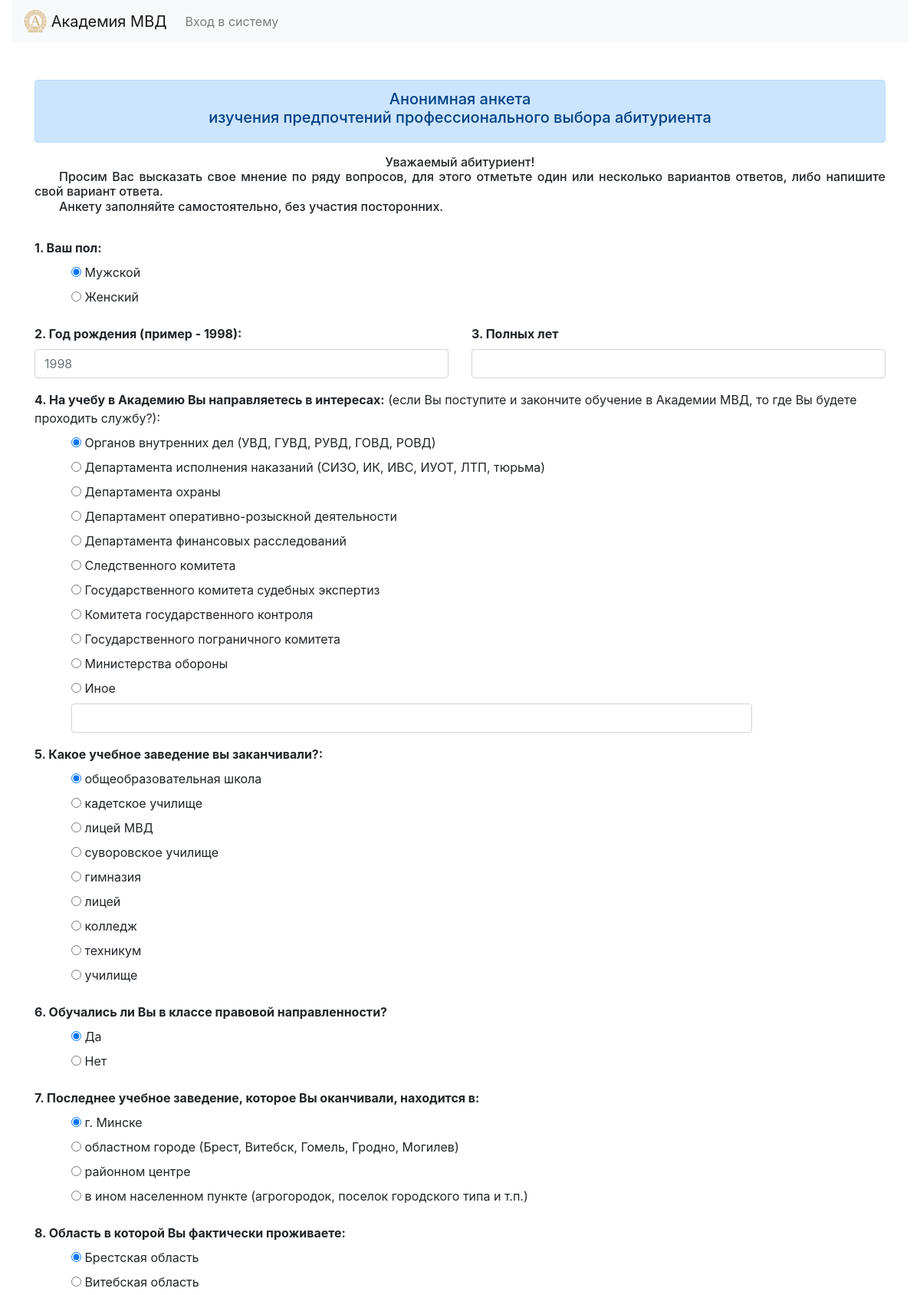
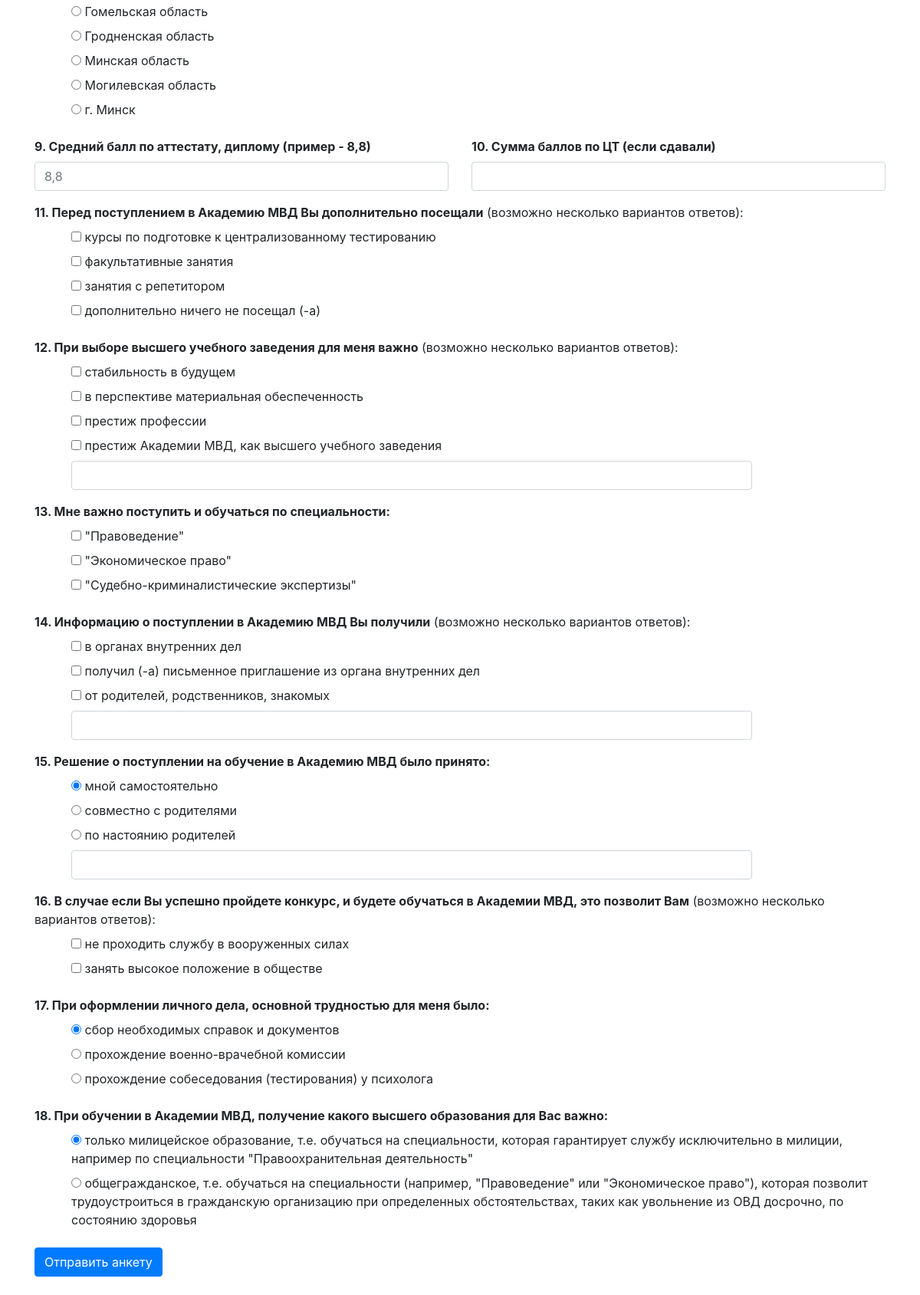
The page /questioning/ on the database its author committed (2 pictures, top to bottom).
### questioning/models.py (models this page shows)
class Decision(models.Model):
    decision = models.CharField(verbose_name="Решение было принято", max_length=255)
    class Meta:
        ordering = ('pk',)
        verbose_name = 'Вопрос 15 - Решение было принято'
        verbose_name_plural = 'Вопрос 15 - Решение было принято'
    def __str__(self):
        return self.decision

class LetYou(models.Model):
    let_you = models.CharField(verbose_name="Поступление позволит", max_length=255)
    class Meta:
        ordering = ('pk',)
        verbose_name = 'Вопрос 16 - Поступление позволит'
        verbose_name_plural = 'Вопрос 16 - Поступление позволит'
    def __str__(self):
        return self.let_you

class Difficulty(models.Model):
    difficulty = models.CharField(verbose_name="Трудность при оформлении личного дела", max_length=255)
    class Meta:
        ordering = ('pk',)
        verbose_name = 'Вопрос 17 - Трудность при оформлении личного дела'
        verbose_name_plural = 'Вопрос 17 - Трудность при оформлении личного дела'
    def __str__(self):
        return self.difficulty

class GetEducation(models.Model):
    get_education = models.TextField(verbose_name="При обучении получение какого высшего образования для Вас важно",
                                     max_length=255)
    class Meta:
        ordering = ('pk',)
        verbose_name = 'Вопрос 18 - При обучении получение какого высшего образования для Вас важноа'
        verbose_name_plural = 'Вопрос 18 - При обучении получение какого высшего образования для Вас важно'
    def __str__(self):
        return self.get_education

### questioning/views.py (the view)
# urls.py: path('', views.questioning_add, name='add'),
def questioning_add(request):
    if request.method == 'POST':
        form = QuestionaryForm(request.POST)
        if form.is_valid():
            questioning = form.save()
            questioning.time_added = timezone.now()
            questioning.save()
            return HttpResponseRedirect(reverse('questioning:success'))
        else:
            return render(request, 'questioning/questioning_input_form.html', {'form': form})
    else:
        form = QuestionaryForm
        return render(request, 'questioning/questioning_input_form.html', {'form': form})

### questioning/models.py (called while the page is built)
    def __str__(self):
        return self.interest

    def __str__(self):
        return self.educational

    def __str__(self):
        return self.educational_place

    def __str__(self):
        return self.educational_place_region

    def __str__(self):
        return self.extra

    def __str__(self):
        return self.important

    def __str__(self):
        return self.important

    def __str__(self):
        return self.got_from

### questioning/templates/questioning/questioning_input_form.html (shortened to what this page needs)
{% extends "base.html" %}
{% block title %}
    {% load widget_tweaks %}
    {% load static %}
{% endblock %}
{% block nav %}
    <div class="container-fluid">
    {% include 'course/nav.html' %}
    </div>
{% endblock %}
{% block content %}
    <div class="container">
        <br>
        <br>
        <div class="alert alert-primary d-flex justify-content-center">
            <h5><p class="d-flex justify-content-center m-0 p-0">Анонимная анкета</p>
                <p class="d-flex justify-content-center m-0 p-0" style="text-align: justify;">изучения предпочтений профессионального выбора абитуриента</p></h5>
        </div>
        <div class="d-flex justify-content-center">
            <h6><p class="d-flex justify-content-center m-0 p-0">Уважаемый абитуриент!</p>
                <p class="m-0 p-0" style="text-indent: 2em; text-align: justify;">Просим Вас высказать свое мнение по ряду вопросов, для этого отметьте один или несколько вариантов
                    ответов, либо напишите свой вариант ответа.</p>
                <p class="m-0 p-0" style="text-indent: 2em; text-align: justify;">Анкету заполняйте самостоятельно, без участия посторонних.</p></h6>
        </div>
        <br>
        <form action="{% url 'questioning:add' %}" method="post">{% csrf_token %}
            <div class="row">
                <div class="col-md-6">
                    <div class="form-group">
                        <label><b>1. Ваш пол:</b></label>
                        {% render_field form.sex class+="m-0 pl-5" %}
                    </div>
                </div>
                <div class="col-md-6"></div>
            </div>
            <div class="row">
                <div class="col-md-6">
                    <div class="form-group">
                        <label><b>2. Год рождения (пример - 1998):</b></label>
                        {% render_field form.year_of_birth class+="form-control" min="1970" max="2020" placeholder="1998" %}
                    </div>
                </div>
                <div class="col-md-6">
                    <div class="form-group">
                        <label><b>3. Полных лет</b></label>
                        {% render_field form.year_count class+="form-control" min="10" max="70" %}
                    </div>
                </div>
            </div>
            <div class="form-group">
                <label><b>4. На учебу в Академию Вы направляетесь в интересах:</b> (если Вы поступите и закончите обучение в Академии МВД,
                    то где Вы будете проходить службу?):</label>
                {% render_field form.in_the_interests_of class+="m-0 pl-5" %}
                {% render_field form.in_the_interests_of_other class+="form-control ml-5" style="width:80%;" %}
            </div>
            <div class="form-group">
                <label><b>5. Какое учебное заведение вы заканчивали?:</b></label>
                {% render_field form.graduate class+="m-0 pl-5" %}
            </div>
            <div class="form-group">
                <label><b>6. Обучались ли Вы в классе правовой направленности?</b></label>
                {% render_field form.is_law_orientation class+="m-0 pl-5" %}
            </div>
            <div class="form-group">
                <label><b>7. Последнее учебное заведение, которое Вы оканчивали, находится в:</b></label>
                {% render_field form.place_of_last_education class+="m-0 pl-5" %}
            </div>
            <div class="form-group">
                <label><b>8. Область в которой Вы фактически проживаете:</b></label>
                {% render_field form.live_region class+="m-0 pl-5" %}
            </div>
            <div class="row">
                <div class="col-md-6">
                    <div class="form-group">
                        <label><b>9. Средний балл по аттестату, диплому (пример - 8,8)</b></label>
                        {% render_field form.average_mark class+="form-control" min="0" max="10" step="0.1" placeholder="8,8" %}
                    </div>
                </div>
                <div class="col-md-6">
                    <div class="form-group">
                        <label><b>10. Сумма баллов по ЦТ (если сдавали)</b></label>
                        {% render_field form.mark_sum class+="form-control" min="0" max="300" %}
                    </div>
                </div>
            </div>
            <div class="form-group">
                <label><b>11. Перед поступлением в Академию МВД Вы дополнительно посещали</b> (возможно несколько вариантов ответов):</label>
                {% render_field form.attend_extra class+="m-0 pl-5" %}
            </div>
            <div class="form-group">
                <label><b>12. При выборе высшего учебного заведения для меня важно</b> (возможно несколько вариантов ответов):</label>
                {% render_field form.important_for class+="m-0 pl-5" %}
                {% render_field form.important_for_other class+="form-control ml-5" style="width:80%;" %}
            </div>
            <div class="form-group">
                <label><b>13. Мне важно поступить и обучаться по специальности:</b></label>
                {% render_field form.important_for_spec class+="m-0 pl-5" %}
            </div>
            <div class="form-group">
                <label><b>14. Информацию о поступлении в Академию МВД Вы получили</b> (возможно несколько вариантов ответов):</label>
                {% render_field form.got_information_from class+="m-0 pl-5" %}
                {% render_field form.got_information_from_other class+="form-control ml-5" style="width:80%;" %}
            </div>
            <div class="form-group">
                <label><b>15. Решение о поступлении на обучение в Академию МВД было принято:</b></label>
                {% render_field form.decision class+="m-0 pl-5" %}
                {% render_field form.decision_other class+="form-control ml-5" style="width:80%;" %}
            </div>
            <div class="form-group">
                <label><b>16. В случае если Вы успешно пройдете конкурс, и будете обучаться в Академии МВД, это позволит Вам</b> (возможно несколько вариантов ответов):</label>
                {% render_field form.let_you class+="m-0 pl-5" %}
            </div>
            <div class="form-group">
                <label><b>17. При оформлении личного дела, основной трудностью для меня было:</b></label>
                {% render_field form.difficulty class+="m-0 pl-5" %}
            </div>
            <div class="form-group">
                <label><b>18. При обучении в Академии МВД, получение какого высшего образования для Вас важно:</b></label>
                {% render_field form.get_education class+="m-0 pl-5" %}
            </div>
            <button type="submit" class="btn btn-primary">Отправить анкету</button>
        </form>
    </div>
    <br>
{% endblock %}

### templates/base.html (shortened to what this page needs)
<!doctype html>
<html lang="ru">
<head>
    {% load static %}
    <link rel="stylesheet" type="text/css" href="{% static 'questioning/css/main.css' %}">
    <link rel="stylesheet" type="text/css" href="{% static 'questioning/css/bootstrap.css' %}">
    <link rel="stylesheet" type="text/css" href="{% static 'questioning/css/bootstrap-grid.css' %}">
    <link rel="stylesheet" type="text/css" href="{% static 'questioning/css/bootstrap-reboot.css' %}">
    <link rel="stylesheet" type="text/css" href="{% static 'questioning/css/select2.css' %}">
    <link rel="stylesheet" type="text/css" href="{% static 'course/css/main.css' %}">
</head>
<body>
{% block nav %}
{% endblock %}
{% block content %}{% endblock %}
</body>
</html>

### course/templates/course/nav.html (shortened to what this page needs)
{% load static %}
<nav class="navbar navbar-expand-lg navbar-light bg-light">
    <a class="navbar-brand" href="/"><img src="{% static 'questioning/img/favicon.ico' %}" width="30" height="30"
                                          class="d-inline-block align-top" alt="" loading="lazy">&nbsp;Академия МВД</a>
    <div class="collapse navbar-collapse" id="navbarNav">
        <ul class="navbar-nav">
            {% if user.is_authenticated %}
                <li class="nav-item">
                    <a class="nav-link active" aria-current="page" href="">Вы вошли в систему как
                        - {{ request.user.last_name }} {{ request.user.first_name }}</a>
                </li>
                <li class="nav-item">
                    <a class="nav-link" href="{% url 'index' %}">Прохождение тестов</a>
                </li>
                <li class="nav-item">
                    <a class="nav-link" href="\admin">Администрирование</a>
                </li>
                <li class="nav-item">
                    <a class="nav-link" href="{% url 'personalwork:work_list' %}">Индивидуальная работа</a>
                </li>
                <li class="nav-item">
                    <a class="nav-link" href="{% url 'logout' %}">Выход из системы</a>
                </li>
            {% else %}
                <a class="nav-link" href="{% url 'login' %}">Вход в систему</a>
            {% endif %}
        </ul>
    </div>
</nav>

### questioning/static/questioning/css/main.css (style rules this page uses)
body, html { height: 100%; }
* { box-sizing: border-box; }

### questioning/templates/questioning/questioning_input_form.html (style rules this page uses)
ul { list-style-type: none; }

### rows shown on the page
Decision: decision "☑ мной самостоятельно ☐ совместно с родителями ☐ по настоянию родителей"
LetYou: let_you "☐ ☐"
Difficulty: difficulty "☑ сбор необходимых справок и док ☐ прохождение военно-врачебной к ☐ прохождение собеседования (тес"
GetEducation: get_education "☑ только милицейское образование ☐ общегражданское, т.е. обучатьс"
